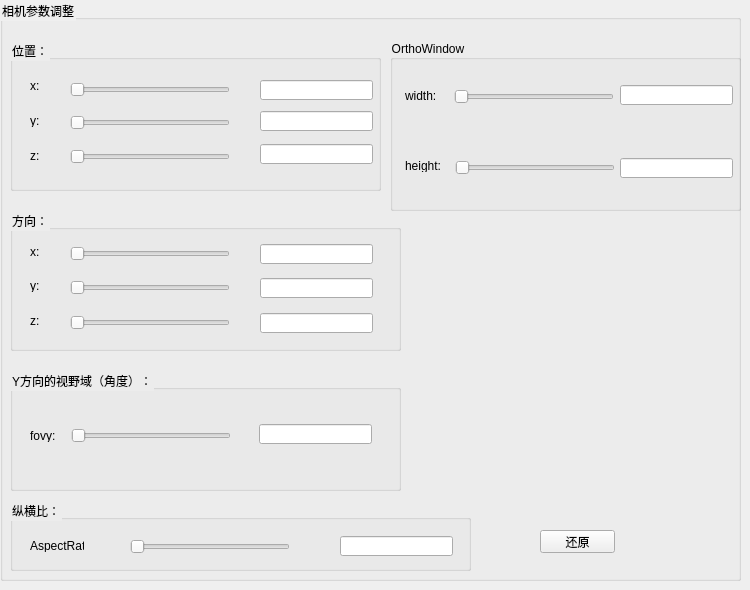
   <widget class="QWidget" name="tab_3">
    <attribute name="title">
     <string>Page</string>
    </attribute>
    <widget class="QGroupBox" name="groupBox_3">
     <property name="geometry">
      <rect>
       <x>0</x>
       <y>0</y>
       <width>741</width>
       <height>581</height>
      </rect>
     </property>
     <property name="styleSheet">
      <string notr="true">QGroupBox
{
color: black;
font: 20px &quot;微软雅黑&quot;;
}</string>
     </property>
     <property name="title">
      <string>相机参数调整</string>
     </property>
     <widget class="QGroupBox" name="groupBox_4">
      <property name="geometry">
       <rect>
        <x>10</x>
        <y>370</y>
        <width>391</width>
        <height>121</height>
       </rect>
      </property>
      <property name="title">
       <string>Y方向的视野域（角度）：</string>
      </property>
      <widget class="QLabel" name="label_56">
       <property name="geometry">
        <rect>
         <x>20</x>
         <y>60</y>
         <width>54</width>
         <height>12</height>
        </rect>
       </property>
       <property name="text">
        <string>fovy:</string>
       </property>
      </widget>
      <widget class="QSlider" name="hor_cam_fovy">
       <property name="geometry">
        <rect>
         <x>61</x>
         <y>56</y>
         <width>160</width>
         <height>19</height>
        </rect>
       </property>
       <property name="orientation">
        <enum>Qt::Horizontal</enum>
       </property>
      </widget>
      <widget class="QLineEdit" name="le_cam_fovy">
       <property name="geometry">
        <rect>
         <x>249</x>
         <y>54</y>
         <width>113</width>
         <height>20</height>
        </rect>
       </property>
      </widget>
     </widget>
     <widget class="QGroupBox" name="groupBox_12">
      <property name="geometry">
       <rect>
        <x>10</x>
        <y>40</y>
        <width>371</width>
        <height>151</height>
       </rect>
      </property>
      <property name="title">
       <string>位置：</string>
      </property>
      <widget class="QLabel" name="label_50">
       <property name="geometry">
        <rect>
         <x>20</x>
         <y>40</y>
         <width>54</width>
         <height>12</height>
        </rect>
       </property>
       <property name="text">
        <string>x:</string>
       </property>
      </widget>
      <widget class="QLabel" name="label_51">
       <property name="geometry">
        <rect>
         <x>20</x>
         <y>75</y>
         <width>54</width>
         <height>12</height>
        </rect>
       </property>
       <property name="text">
        <string>y:</string>
       </property>
      </widget>
      <widget class="QLabel" name="label_52">
       <property name="geometry">
        <rect>
         <x>20</x>
         <y>110</y>
         <width>54</width>
         <height>12</height>
        </rect>
       </property>
       <property name="text">
        <string>z:</string>
       </property>
      </widget>
      <widget class="QSlider" name="hor_cam_pos_x">
       <property name="geometry">
        <rect>
         <x>60</x>
         <y>40</y>
         <width>160</width>
         <height>19</height>
        </rect>
       </property>
       <property name="orientation">
        <enum>Qt::Horizontal</enum>
       </property>
      </widget>
      <widget class="QSlider" name="hor_cam_pos_y">
       <property name="geometry">
        <rect>
         <x>60</x>
         <y>73</y>
         <width>160</width>
         <height>19</height>
        </rect>
       </property>
       <property name="orientation">
        <enum>Qt::Horizontal</enum>
       </property>
      </widget>
      <widget class="QSlider" name="hor_cam_pos_z">
       <property name="geometry">
        <rect>
         <x>60</x>
         <y>107</y>
         <width>160</width>
         <height>19</height>
        </rect>
       </property>
       <property name="orientation">
        <enum>Qt::Horizontal</enum>
       </property>
      </widget>
      <widget class="QLineEdit" name="le_cam_pos_x">
       <property name="geometry">
        <rect>
         <x>250</x>
         <y>40</y>
         <width>113</width>
         <height>20</height>
        </rect>
       </property>
      </widget>
      <widget class="QLineEdit" name="le_cam_pos_y">
       <property name="geometry">
        <rect>
         <x>250</x>
         <y>71</y>
         <width>113</width>
         <height>20</height>
        </rect>
       </property>
      </widget>
      <widget class="QLineEdit" name="le_cam_pos_z">
       <property name="geometry">
        <rect>
         <x>250</x>
         <y>104</y>
         <width>113</width>
         <height>20</height>
        </rect>
       </property>
      </widget>
     </widget>
     <widget class="QGroupBox" name="groupBox_13">
      <property name="geometry">
       <rect>
        <x>10</x>
        <y>210</y>
        <width>391</width>
        <height>141</height>
       </rect>
      </property>
      <property name="title">
       <string>方向：</string>
      </property>
      <widget class="QLabel" name="label_53">
       <property name="geometry">
        <rect>
         <x>20</x>
         <y>36</y>
         <width>54</width>
         <height>12</height>
        </rect>
       </property>
       <property name="text">
        <string>x:</string>
       </property>
      </widget>
      <widget class="QSlider" name="hor_cam_dir_x">
       <property name="geometry">
        <rect>
         <x>60</x>
         <y>34</y>
         <width>160</width>
         <height>19</height>
        </rect>
       </property>
       <property name="orientation">
        <enum>Qt::Horizontal</enum>
       </property>
      </widget>
      <widget class="QLineEdit" name="le_cam_dir_x">
       <property name="geometry">
        <rect>
         <x>250</x>
         <y>34</y>
         <width>113</width>
         <height>20</height>
        </rect>
       </property>
      </widget>
      <widget class="QLabel" name="label_54">
       <property name="geometry">
        <rect>
         <x>20</x>
         <y>70</y>
         <width>54</width>
         <height>12</height>
        </rect>
       </property>
       <property name="text">
        <string>y:</string>
       </property>
      </widget>
      <widget class="QSlider" name="hor_cam_dir_y">
       <property name="geometry">
        <rect>
         <x>60</x>
         <y>68</y>
         <width>160</width>
         <height>19</height>
        </rect>
       </property>
       <property name="orientation">
        <enum>Qt::Horizontal</enum>
       </property>
      </widget>
      <widget class="QLineEdit" name="le_cam_dir_y">
       <property name="geometry">
        <rect>
         <x>250</x>
         <y>68</y>
         <width>113</width>
         <height>20</height>
        </rect>
       </property>
      </widget>
      <widget class="QLineEdit" name="le_cam_dir_z">
       <property name="geometry">
        <rect>
         <x>250</x>
         <y>103</y>
         <width>113</width>
         <height>20</height>
        </rect>
       </property>
      </widget>
      <widget class="QSlider" name="hor_cam_dir_z">
       <property name="geometry">
        <rect>
         <x>60</x>
         <y>103</y>
         <width>160</width>
         <height>19</height>
        </rect>
       </property>
       <property name="orientation">
        <enum>Qt::Horizontal</enum>
       </property>
      </widget>
      <widget class="QLabel" name="label_55">
       <property name="geometry">
        <rect>
         <x>20</x>
         <y>105</y>
         <width>54</width>
         <height>12</height>
        </rect>
       </property>
       <property name="text">
        <string>z:</string>
       </property>
      </widget>
     </widget>
     <widget class="QPushButton" name="pushButton_3">
      <property name="geometry">
       <rect>
        <x>540</x>
        <y>530</y>
        <width>75</width>
        <height>23</height>
       </rect>
      </property>
      <property name="text">
       <string>还原</string>
      </property>
     </widget>
     <widget class="QGroupBox" name="groupBox_14">
      <property name="geometry">
       <rect>
        <x>390</x>
        <y>40</y>
        <width>351</width>
        <height>171</height>
       </rect>
      </property>
      <property name="title">
       <string>OrthoWindow</string>
      </property>
      <widget class="QLabel" name="label_57">
       <property name="geometry">
        <rect>
         <x>15</x>
         <y>50</y>
         <width>54</width>
         <height>12</height>
        </rect>
       </property>
       <property name="text">
        <string>width:</string>
       </property>
      </widget>
      <widget class="QLabel" name="label_58">
       <property name="geometry">
        <rect>
         <x>15</x>
         <y>120</y>
         <width>54</width>
         <height>12</height>
        </rect>
       </property>
       <property name="text">
        <string>height:</string>
       </property>
      </widget>
      <widget class="QSlider" name="hor_cam_ortho_w">
       <property name="geometry">
        <rect>
         <x>64</x>
         <y>47</y>
         <width>160</width>
         <height>19</height>
        </rect>
       </property>
       <property name="orientation">
        <enum>Qt::Horizontal</enum>
       </property>
      </widget>
      <widget class="QSlider" name="hor_cam_ortho_h">
       <property name="geometry">
        <rect>
         <x>65</x>
         <y>118</y>
         <width>160</width>
         <height>19</height>
        </rect>
       </property>
       <property name="orientation">
        <enum>Qt::Horizontal</enum>
       </property>
      </widget>
      <widget class="QLineEdit" name="le_cam_ortho_w">
       <property name="geometry">
        <rect>
         <x>230</x>
         <y>45</y>
         <width>113</width>
         <height>20</height>
        </rect>
       </property>
      </widget>
      <widget class="QLineEdit" name="le_cam_ortho_h">
       <property name="geometry">
        <rect>
         <x>230</x>
         <y>118</y>
         <width>113</width>
         <height>20</height>
        </rect>
       </property>
      </widget>
     </widget>
     <widget class="QGroupBox" name="groupBox_15">
      <property name="geometry">
       <rect>
        <x>10</x>
        <y>500</y>
        <width>461</width>
        <height>71</height>
       </rect>
      </property>
      <property name="title">
       <string>纵横比：</string>
      </property>
      <widget class="QLabel" name="label_59">
       <property name="geometry">
        <rect>
         <x>20</x>
         <y>40</y>
         <width>54</width>
         <height>12</height>
        </rect>
       </property>
       <property name="text">
        <string>AspectRatio:</string>
       </property>
      </widget>
      <widget class="QSlider" name="hor_cam_asp">
       <property name="geometry">
        <rect>
         <x>120</x>
         <y>37</y>
         <width>160</width>
         <height>19</height>
        </rect>
       </property>
       <property name="orientation">
        <enum>Qt::Horizontal</enum>
       </property>
      </widget>
      <widget class="QLineEdit" name="le_cam_asp">
       <property name="geometry">
        <rect>
         <x>330</x>
         <y>36</y>
         <width>113</width>
         <height>20</height>
        </rect>
       </property>
      </widget>
     </widget>
    </widget>
   </widget>
